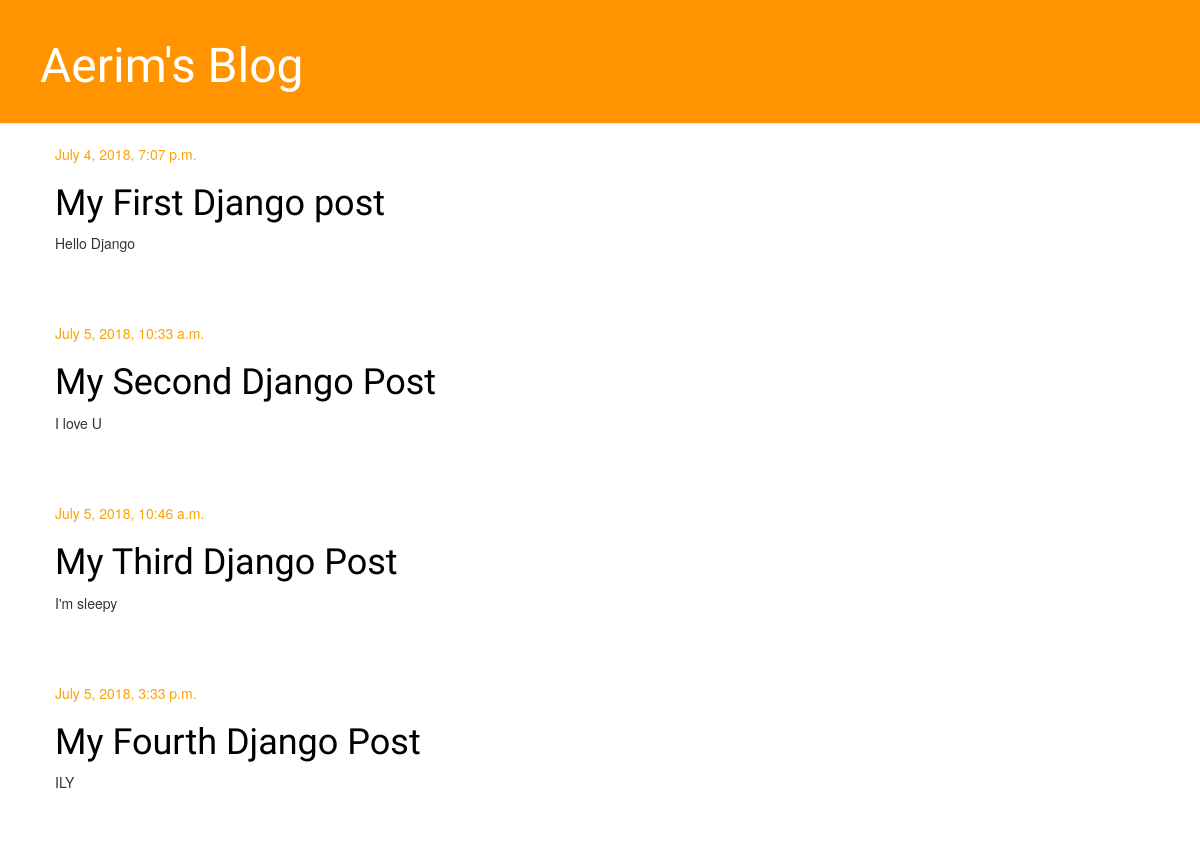
Before: / with the older database file.
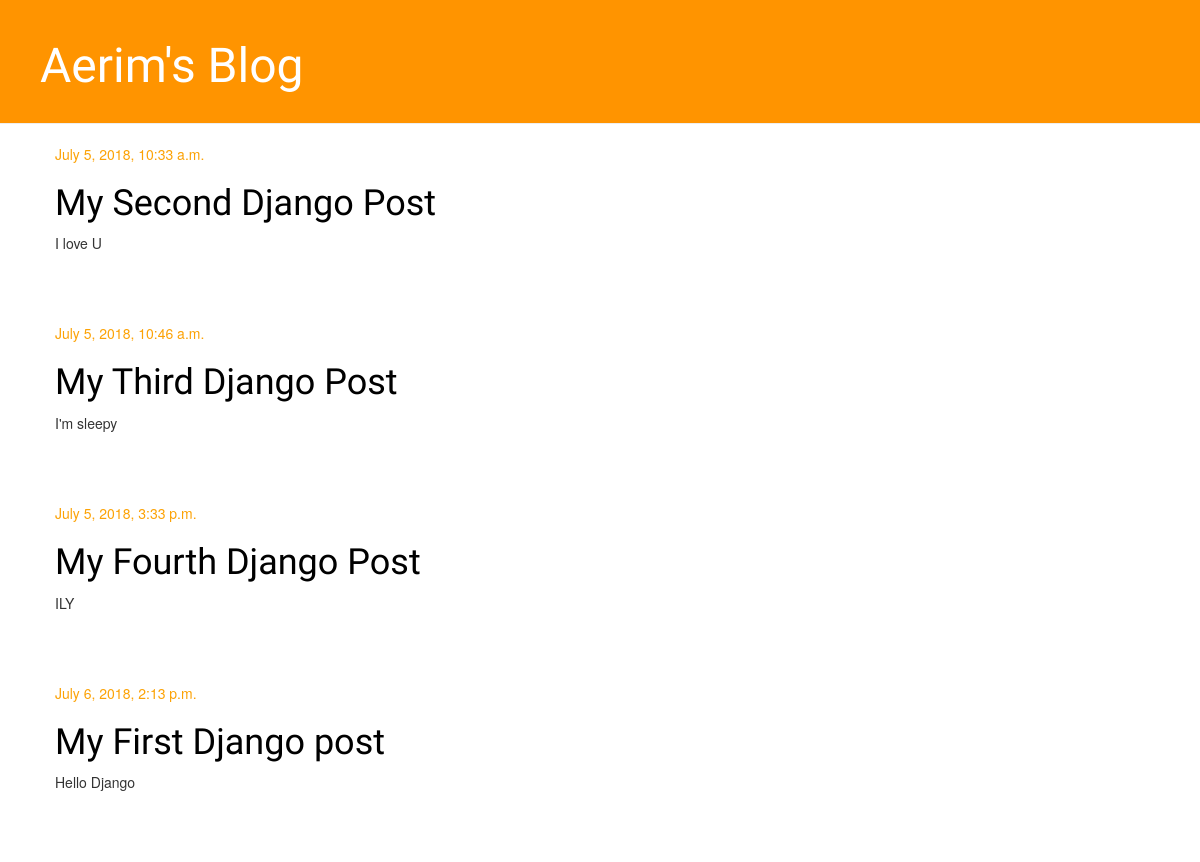
After: the same page with the newer database file.
### blog/models.py (models this page shows, shortened)
class Post(models.Model):
	author=models.ForeignKey('auth.user',on_delete=models.CASCADE)
	title=models.CharField(max_length=200)
	text=models.TextField()
	create_date=models.DateTimeField(
		default=timezone.now)
	published_date=models.DateTimeField(
		blank=True,null=True)

### blog/views.py (the view)
# urls.py: url(r'^$',views.post_list, name='post_list'),
def post_list(request):
	posts=Post.objects.filter(published_date__lte=timezone.now()).order_by('published_date')
	return render(request, 'blog/post_list.html',{'posts':posts})

### blog/templates/blog/post_list.html
{% extends 'blog/base.html' %}
{% block content %}
{% for post in posts %}
    <div class="post">
        <div class="date">
            {{ post.published_date }}
        </div>
        <h1><a href="{% url 'post_detail' pk=post.pk%}">{{ post.title }}</a></h1>
        <p>{{ post.text|linebreaksbr }}</p>
    </div>
{% endfor %}
{% endblock %}

### blog/templates/blog/base.html (shortened to what this page needs)
{% load staticfiles %}
<html>
    <head>
        <link rel="stylesheet" href="//maxcdn.bootstrapcdn.com/bootstrap/3.2.0/css/bootstrap.min.css">
        <link rel="stylesheet" href="//maxcdn.bootstrapcdn.com/bootstrap/3.2.0/css/bootstrap-theme.min.css">
        <link rel="stylesheet" href="{% static 'blog.css' %}">
    </head>
    <body>
        <div class="page-header">
            <h1><a href="/">Aerim's Blog</a></h1>
        </div>
       <div class="content container">
    <div class="row">
        <div class="col-md-8">
            {% block content %}
            {% endblock %}
        </div>
    </div>
	</div>
</body>
</html>

### blog/static/blog.css (style rules this page uses)
.page-header { background-color: #ff9400; margin-top: 0; padding: 20px 20px 20px 40px; }
.page-header h1, .page-header h1 a, .page-header h1 a:visited, .page-header h1 a:active { color: #ffffff; font-size: 36pt; text-decoration: none; }
.content { margin-left: 40px; }
h1, h2, h3, h4 { font-family: 'Lobster', cursive; }
.date { color: #FCA205; }
.post { margin-bottom: 70px; }
.post h1 a, .post h1 a:visited { color: #000000; }

Changed rows visible on the page:
changed Post "My First Django post": published_date "July 4, 2018, 7:07 p.m." → "July 6, 2018, 2:13 p.m."; moves down the list
